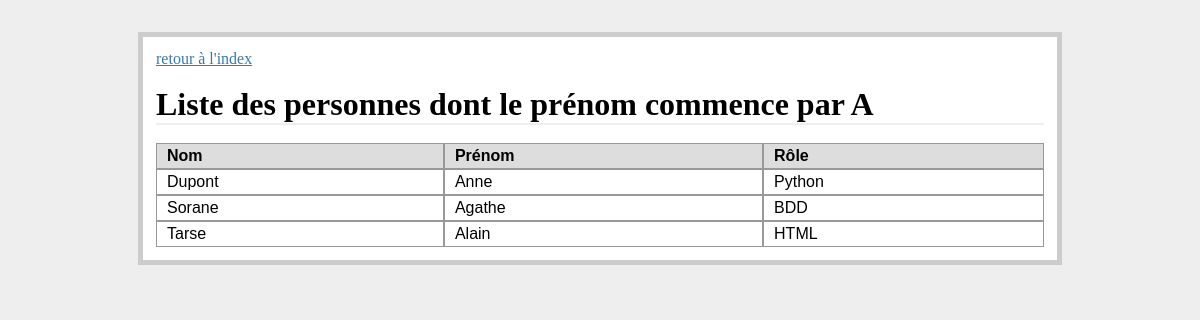
The app's page /afficher_personnes_a with its own data.
### tables this page shows
CREATE TABLE "personnes" (
	`id`	INTEGER PRIMARY KEY AUTOINCREMENT,
	`nom`	TEXT,
	`prenom`	TEXT,
	`role`	INTEGER
);

### exemples.py (the view)
@app.route('/afficher_personnes_a')
def affichage_bdd_personnes_a():
	lignes = selection_personnes_lettre("A")
	return render_template('affichage_personnes_lettre.html', lettre = "A", personnes = lignes)

### exemples.py (called while the page is built)
def connection_bdd():
	con = lite.connect('exemples.db')
	con.row_factory = lite.Row
	return con

def selection_personnes_lettre(lettre):
	conn = connection_bdd()
	cur = conn.cursor()
	cur.execute("SELECT nom, prenom, role FROM personnes WHERE prenom LIKE ?", (lettre + "%",))
	lignes = cur.fetchall()
	conn.close()
	return lignes

### templates/affichage_personnes_lettre.html (shortened to what this page needs)
<!doctype html>
<html>
<head>
<link rel='stylesheet' type='text/css' href='{{ url_for("static", filename="style.css") }}'>
</head>
<body>
<div class='contenu'>
	<a href='{{ url_for("index") }}'>retour à l'index</a><br/><br/>
	<h1>Liste des personnes dont le prénom commence par {{ lettre }}</h1><br/>
	<div class="lp_table">
		<div class="lp_entetes">
			<div class="lp_entete">Nom</div>
			<div class="lp_entete">Prénom</div>
			<div class="lp_entete">Rôle</div>
		</div>
		{% for personne in personnes %}
			<div class="lp_ligne">
				<div class="lp_cellule">{{ personne['nom'] }}</div>
				<div class="lp_cellule">{{ personne['prenom'] }}</div>
				<div class="lp_cellule">{% if personne['role']==1 %}BDD{% endif %}{% if personne['role']==2 %}HTML{% endif %}{% if personne['role']==3 %}Python{% endif %}</div>
			</div>
		{% endfor %}
	</div>
</div>
</body>
</html>

### static/style.css (style rules this page uses)
body { font-family: sans-serif; background: #eee; }
a { color: #377ba8; }
a, h1 { font-family: 'Georgia', serif; margin: 0; }
h1 { border-bottom: 2px solid #eee; }
.contenu { margin: 2em auto; width: 75%; border: 5px solid #ccc; padding: 0.8em; background: white; }
.lp_table { display: table; width: 100%; }
.lp_entetes { display: table-header-group; background-color: #ddd; font-weight: bold; }
.lp_ligne { display: table-row; }
.lp_entete, .lp_cellule { display: table-cell; padding: 3px 10px; border: 1px solid #999999; }

### records on screen
personnes: nom "Dupont", prenom "Anne", role "Python"
personnes: nom "Sorane", prenom "Agathe", role "BDD"
personnes: nom "Tarse", prenom "Alain", role "HTML"

### other values on screen
{{ lettre }} "A"
